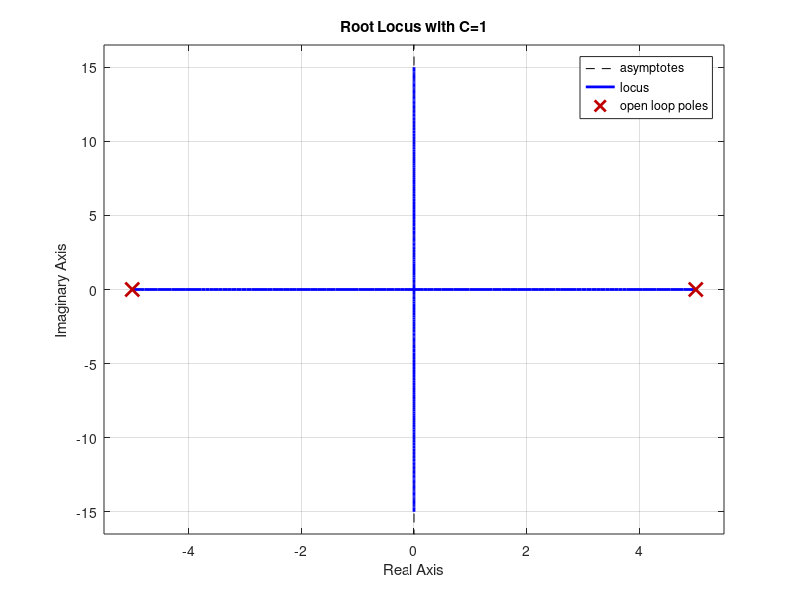
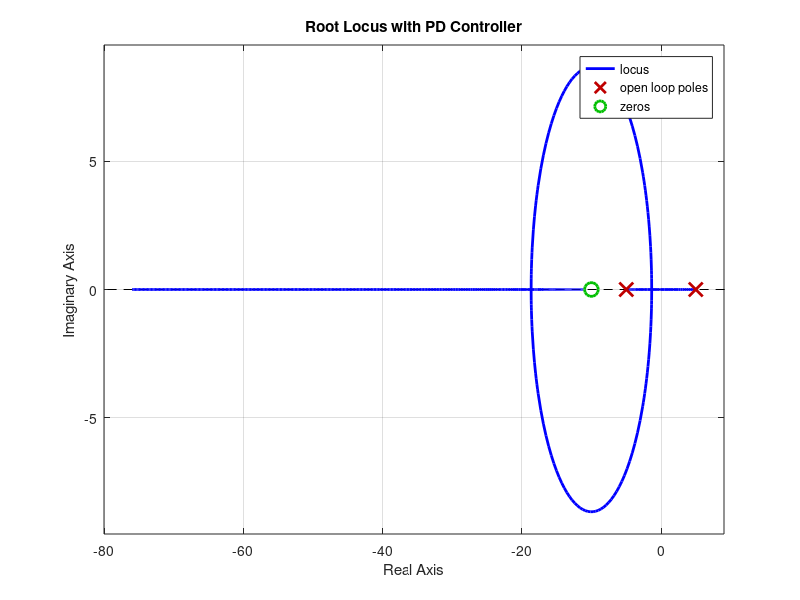
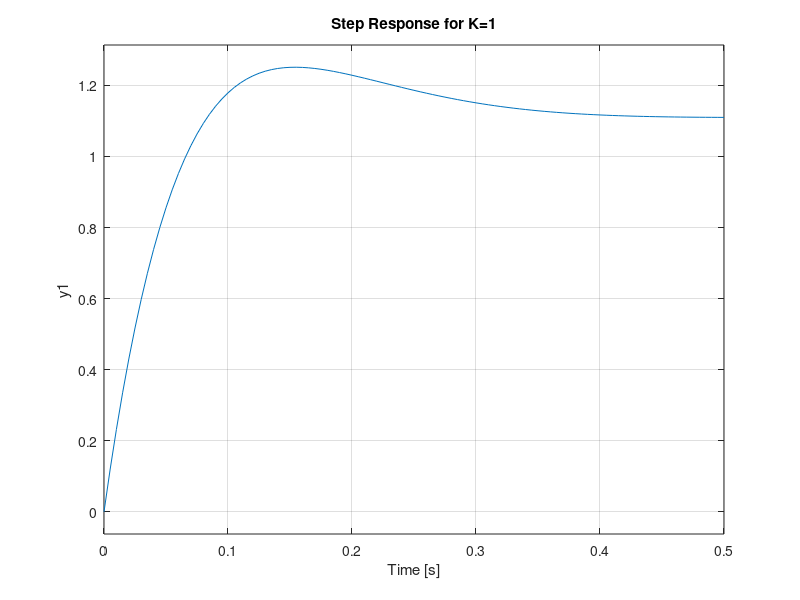
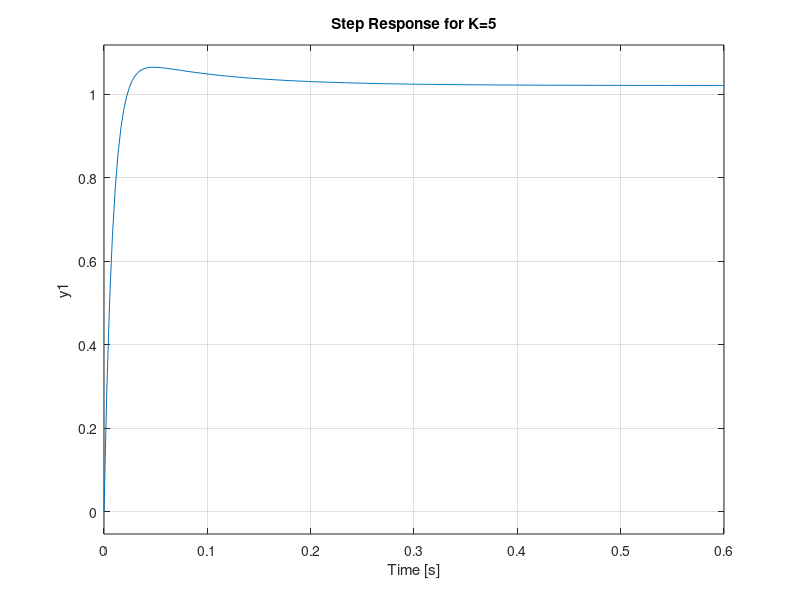

MATLAB code for these plots, in order:
% Initialize the environment

clear all;
close all;

% Define the Laplace variable and the system

s = tf('s');
omega = 5;
G = omega^2/(s^2 - omega^2);

% Plot root locus with C=1

C = 1;
figure;
rlocus(C*G);
title('Root Locus with C=1');

% Design with a PD controller

kp = 10;
kd = 1;
C = kp + kd*s;

% Plot root locus with PD controller

figure;
rlocus(C*G);
title('Root Locus with PD Controller');

% Evaluate step response for K=1

K = 1;
C = K*(kp + kd*s);
GCL = feedback(C*G, 1);
figure;
step(GCL);
title('Step Response for K=1');

% Evaluate step response for K=5

K = 5;
C = K*(kp + kd*s);
GCL = feedback(C*G, 1);
figure;
step(GCL);
title('Step Response for K=5');

% Design with PID controller (the I is for zero steady-state error)

ki = 0.1;
C = kp + kd*s + ki/s;

% Plot root locus with PID controller

figure;
rlocus(C*G);
title('Root Locus with PD Controller and Integrator');

% Evaluate step response with designed K

K = 0.13;
C = K*(kp + kd*s + ki/s);
GCL = minreal(feedback(C*G, 1));
figure;
step(GCL);
title('Step Response with PD Controller, Integrator, and K=0.13');
